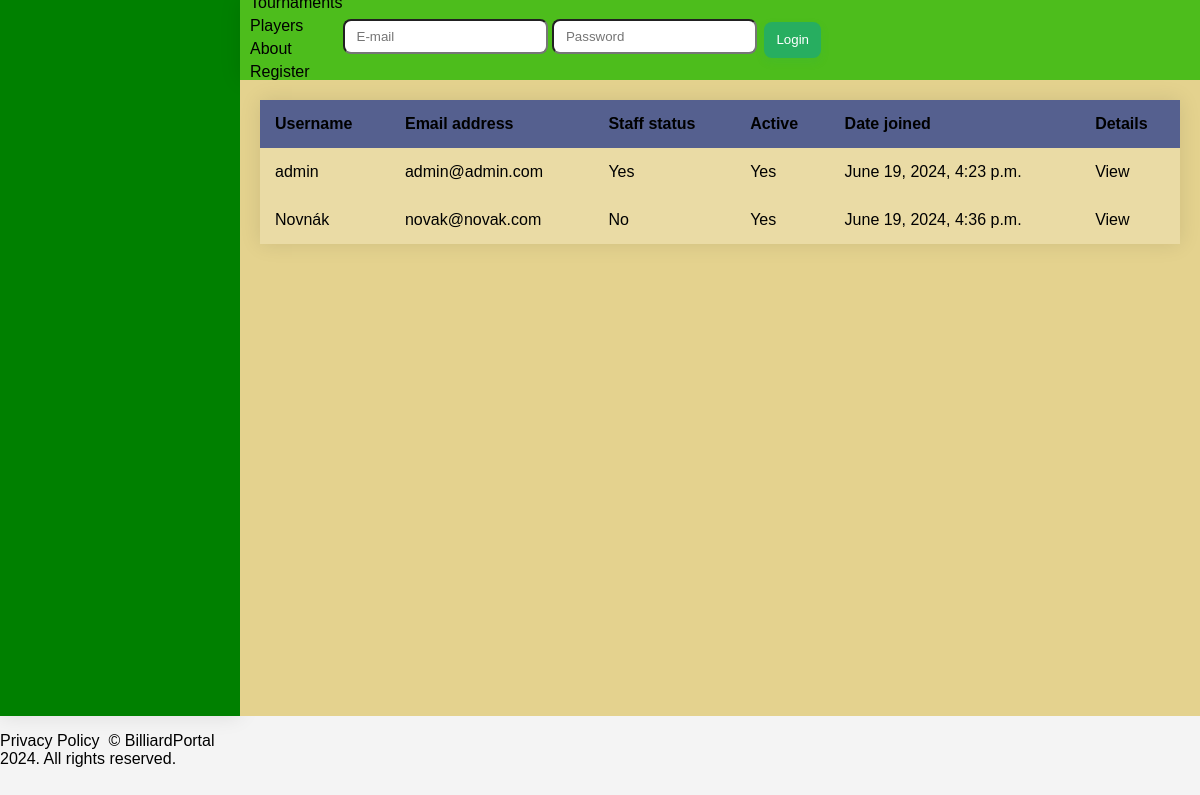
The page /player/ on the database its author committed.
### core/models.py (models this page shows)
class Player(AbstractUser):
    email = models.EmailField(('email address'), unique=True)
    USERNAME_FIELD = 'email'
    REQUIRED_FIELDS = ['username']

### templates/player/player_list.html (shortened to what this page needs)
{% extends "base.html" %}
{% block main_space %}
<table>
    <thead>
        <tr>
            <th>Username</th>
            <th>Email address</th>
            <th>Staff status</th>
            <th>Active</th>
            <th>Date joined</th>
            <th>Details</th>
        </tr>
    </thead>
    <tbody>
        {% for player in object_list %}
        <tr>
            <td>{{ player.username }}</td>
            <td>{{ player.email }}</td>
            <td>{% if player.is_staff %}Yes{% else %}No{% endif %}</td>
            <td>{% if player.is_active %}Yes{% else %}No{% endif %}</td>
            <td>{{ player.date_joined }}</td>
            <td><a href="{% url 'player_detail' player.pk %}">View</a>
        </tr>
        {% endfor %}
    </tbody>
</table>
{% endblock main_space %}

### static/style.css (style rules this page uses)
body { height: 98vh; display: grid; grid-template-columns: 20vw 1fr; grid-template-rows: 10vh 1fr; font-family: Arial, sans-serif; margin: 0; background-color: #f4f4f4; }
a { color: black; text-decoration: none; }
table { width: 100%; border-collapse: collapse; overflow: hidden; box-shadow: 0 0 20px rgba(0, 0, 0, 0.1); margin-bottom: 20px; }
th, td { padding: 15px; background-color: rgba(255, 255, 255, 0.2); }
th { text-align: left; }
thead th { background-color: #55608f; }
tbody td { position: relative; }

### rows shown on the page
Player: username "admin", email "admin@admin.com", is_staff "Yes", is_active "Yes", date_joined "June 19, 2024, 4:23 p.m."
Player: username "Novnák", email "novak@novak.com", is_staff "No", is_active "Yes", date_joined "June 19, 2024, 4:36 p.m."
